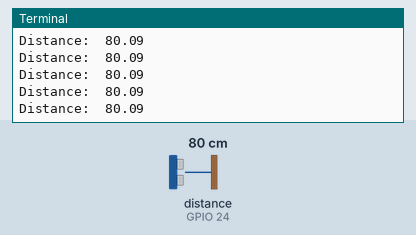
This program was run on a simulated Raspberry Pi (BCM pin numbers). On the bench: the last lines printed to the terminal. The inputs (shaded band) are chosen by the test bench; at power-on: distance to the obstacle (sensor on GPIO 24) 80 cm. The echo pulse lasts 58.3 µs per cm; the clock reads 2024-03-15 10:24:30 at power-on unless the program sets it.

Above: at 5.0 s.
5.1 s: distance to the obstacle (sensor on GPIO 24) set to 2 cm
At 5.17 s:
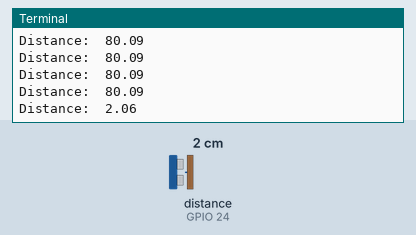
6.6 s: distance to the obstacle (sensor on GPIO 24) set to 4 cm
At 6.68 s:
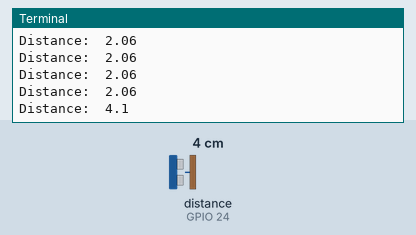
Timing chart, 0 to 9.6 s (numbered marks = the images above; inputs shaded):
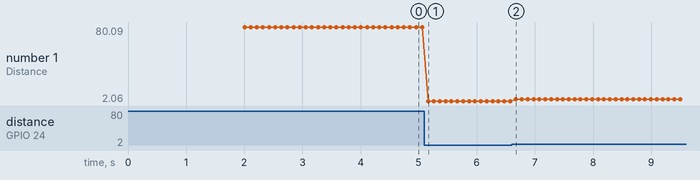

The program:

RPi_ultrasonic.py
```python
import RPi.GPIO as GPIO
import time


US_TRIGGER = 23
US_ECHO = 24

GPIO.setmode(GPIO.BCM)
GPIO.setup(US_TRIGGER, GPIO.OUT)
GPIO.setup(US_ECHO, GPIO.IN)

GPIO.output(US_TRIGGER, False)
time.sleep(2)

count = 0
while count < 1000:
	GPIO.output(US_TRIGGER, True)
	time.sleep(0.00001)
	GPIO.output(US_TRIGGER, False)

	while GPIO.input(US_ECHO) == 0:
		pulse_start = time.time()

	while GPIO.input(US_ECHO) == 1:
		pulse_end = time.time()

	pulse_duration = pulse_end - pulse_start
	distance = 17150 * pulse_duration
	distance = round(distance, 2)
	print("Distance: ", distance)

	time.sleep(0.1)

	count+= 1

GPIO.cleanup()
```

Measured:
- after the input at 5.1 s, the terminal: prints a new line after 0.06 s (image 1)
- after the input at 6.6 s, the terminal: prints a new line after 0.07 s (image 2)
- plotted number 1: 80.09 → 2.06 after the input at 5.1 s, 2.06 → 4.1 after the input at 6.6 s
